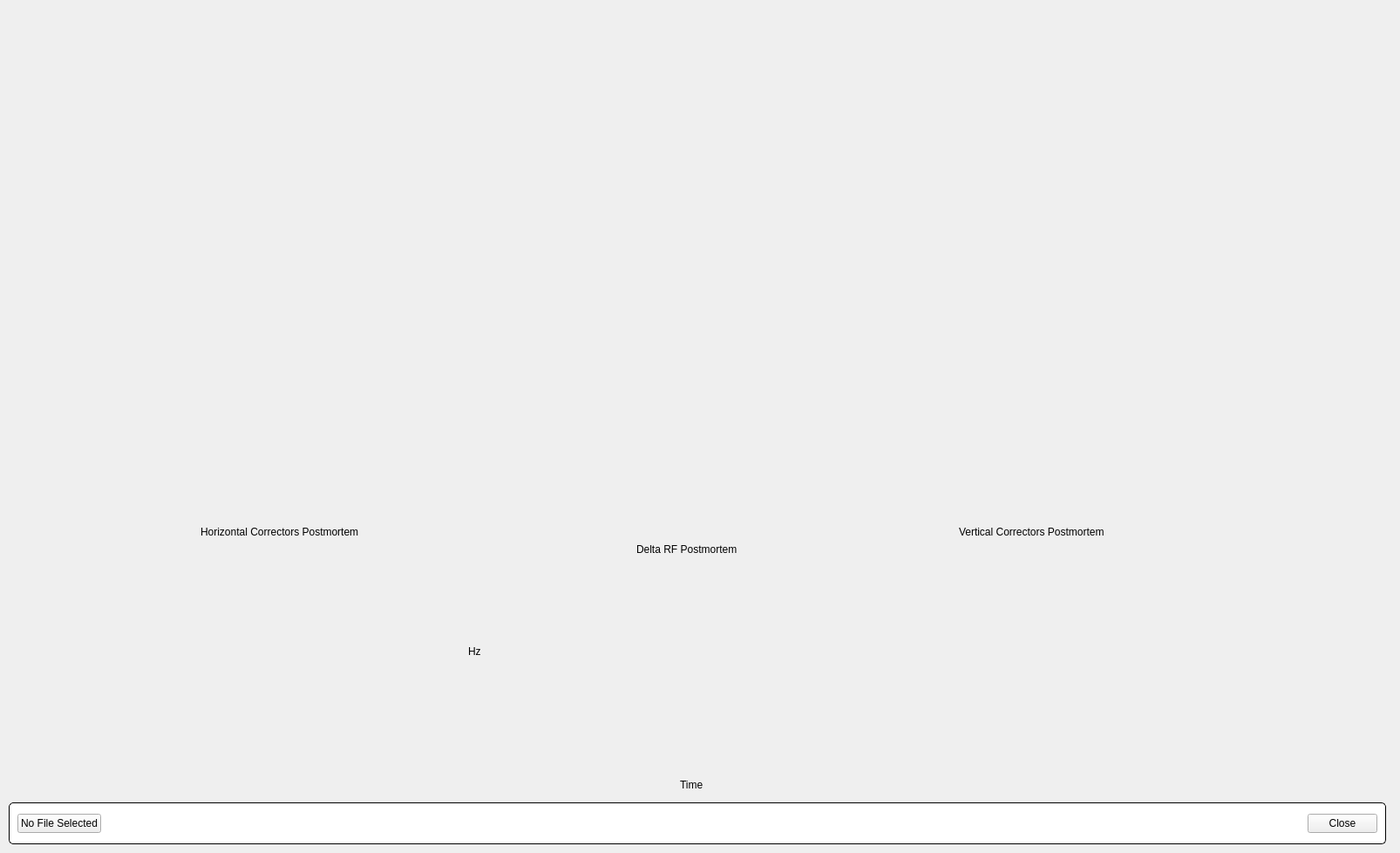
<?xml version="1.0" encoding="UTF-8"?>
<ui version="4.0">
 <class>Postmortem</class>
 <widget class="QMainWindow" name="Postmortem">
  <property name="geometry">
   <rect>
    <x>0</x>
    <y>0</y>
    <width>1606</width>
    <height>978</height>
   </rect>
  </property>
  <property name="windowTitle">
   <string>Postmortem</string>
  </property>
  <widget class="QWidget" name="centralwidget">
   <widget class="QWidget" name="horizontalLayoutWidget">
    <property name="geometry">
     <rect>
      <x>10</x>
      <y>10</y>
      <width>780</width>
      <height>580</height>
     </rect>
    </property>
    <layout class="QHBoxLayout" name="ltPostmortemHCPlot"/>
   </widget>
   <widget class="QwtPlot" name="pltRf">
    <property name="geometry">
     <rect>
      <x>556</x>
      <y>640</y>
      <width>440</width>
      <height>240</height>
     </rect>
    </property>
   </widget>
   <widget class="QLabel" name="label">
    <property name="geometry">
     <rect>
      <x>730</x>
      <y>620</y>
      <width>150</width>
      <height>20</height>
     </rect>
    </property>
    <property name="text">
     <string>Delta RF Postmortem</string>
    </property>
   </widget>
   <widget class="QWidget" name="horizontalLayoutWidget_2">
    <property name="geometry">
     <rect>
      <x>810</x>
      <y>10</y>
      <width>780</width>
      <height>580</height>
     </rect>
    </property>
    <layout class="QHBoxLayout" name="ltPostmortemVCPlot"/>
   </widget>
   <widget class="QLabel" name="label_2">
    <property name="geometry">
     <rect>
      <x>1100</x>
      <y>600</y>
      <width>220</width>
      <height>20</height>
     </rect>
    </property>
    <property name="text">
     <string>Vertical Correctors Postmortem</string>
    </property>
   </widget>
   <widget class="QLabel" name="label_3">
    <property name="geometry">
     <rect>
      <x>230</x>
      <y>600</y>
      <width>231</width>
      <height>20</height>
     </rect>
    </property>
    <property name="text">
     <string>Horizontal Correctors Postmortem</string>
    </property>
   </widget>
   <widget class="QLabel" name="label_4">
    <property name="geometry">
     <rect>
      <x>780</x>
      <y>890</y>
      <width>36</width>
      <height>20</height>
     </rect>
    </property>
    <property name="text">
     <string>Time</string>
    </property>
   </widget>
   <widget class="QLabel" name="label_5">
    <property name="geometry">
     <rect>
      <x>537</x>
      <y>737</y>
      <width>20</width>
      <height>20</height>
     </rect>
    </property>
    <property name="text">
     <string>Hz</string>
    </property>
   </widget>
   <widget class="QGroupBox" name="footer">
    <property name="geometry">
     <rect>
      <x>10</x>
      <y>920</y>
      <width>1580</width>
      <height>48</height>
     </rect>
    </property>
    <property name="styleSheet">
     <string notr="true">QGroupBox {
	background-color: rgb(255, 255, 255);
    border: 1px solid black;
    border-radius: 5px;
}

QGroupBox::title {
    subcontrol-origin: margin;
    left: 10px;
    padding: 0 3px 0 3px;
}</string>
    </property>
    <property name="title">
     <string/>
    </property>
    <layout class="QHBoxLayout" name="horizontalLayout_4">
     <item>
      <widget class="QPushButton" name="btnDialog">
       <property name="text">
        <string>No File Selected</string>
       </property>
      </widget>
     </item>
     <item>
      <widget class="QLabel" name="lblSelectedFile">
       <property name="text">
        <string/>
       </property>
      </widget>
     </item>
     <item>
      <spacer name="horizontalSpacer">
       <property name="orientation">
        <enum>Qt::Horizontal</enum>
       </property>
       <property name="sizeHint" stdset="0">
        <size>
         <width>307</width>
         <height>20</height>
        </size>
       </property>
      </spacer>
     </item>
     <item>
      <widget class="QPushButton" name="btnClose">
       <property name="text">
        <string>Close</string>
       </property>
      </widget>
     </item>
    </layout>
   </widget>
  </widget>
 </widget>
 <customwidgets>
  <customwidget>
   <class>QwtPlot</class>
   <extends>QFrame</extends>
   <header>qwt_plot.h</header>
  </customwidget>
 </customwidgets>
 <resources/>
 <connections/>
</ui>
